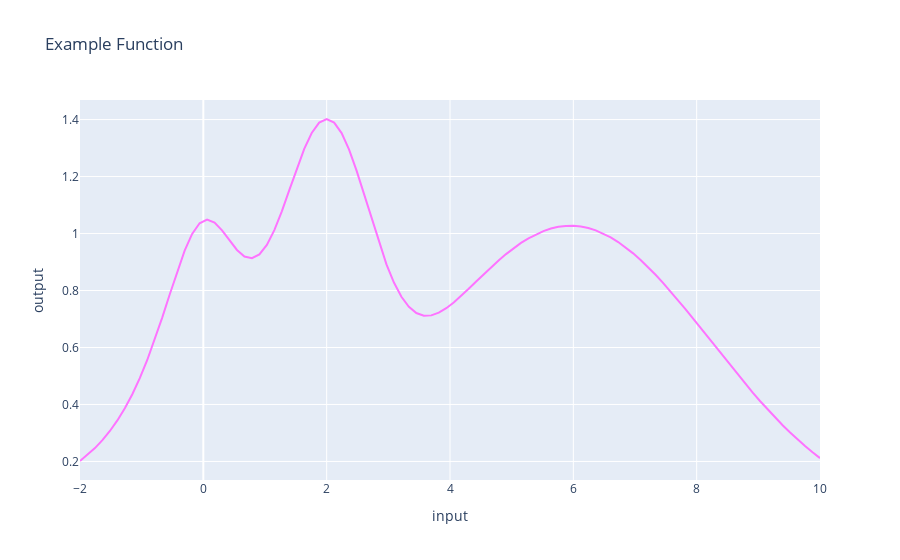

The code cell stored with this chart in its notebook:
### Code cell
import plotly.graph_objects as go

x=np.linspace(-2.,10.,100)
x_new=x.reshape((100,-1))
z=target_function(x_new)

data = go.Scatter(x=x,y=z,line_color="#FE73FF")

fig=go.Figure(data=data)
fig.update_layout(title="Example Function", xaxis_title="input", yaxis_title="output")
fig.show()
